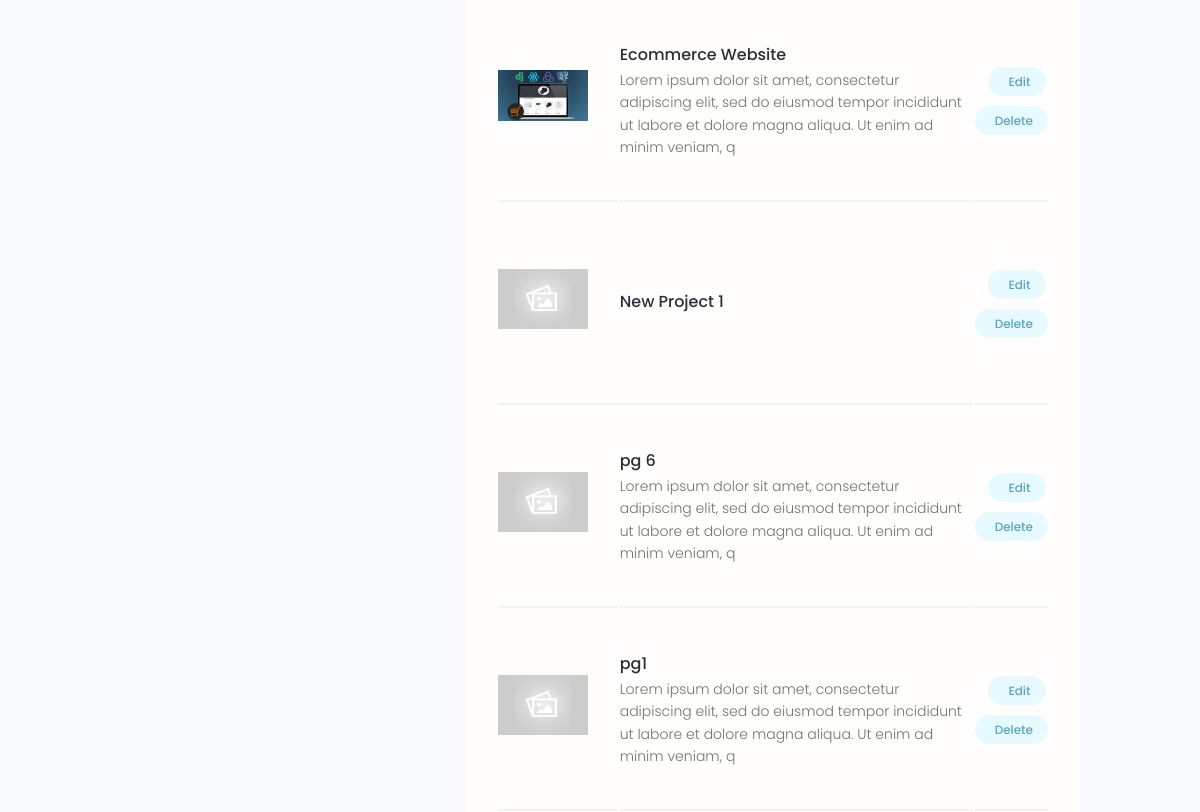
Before: /account/ (signed in, middle part) with the older database file.
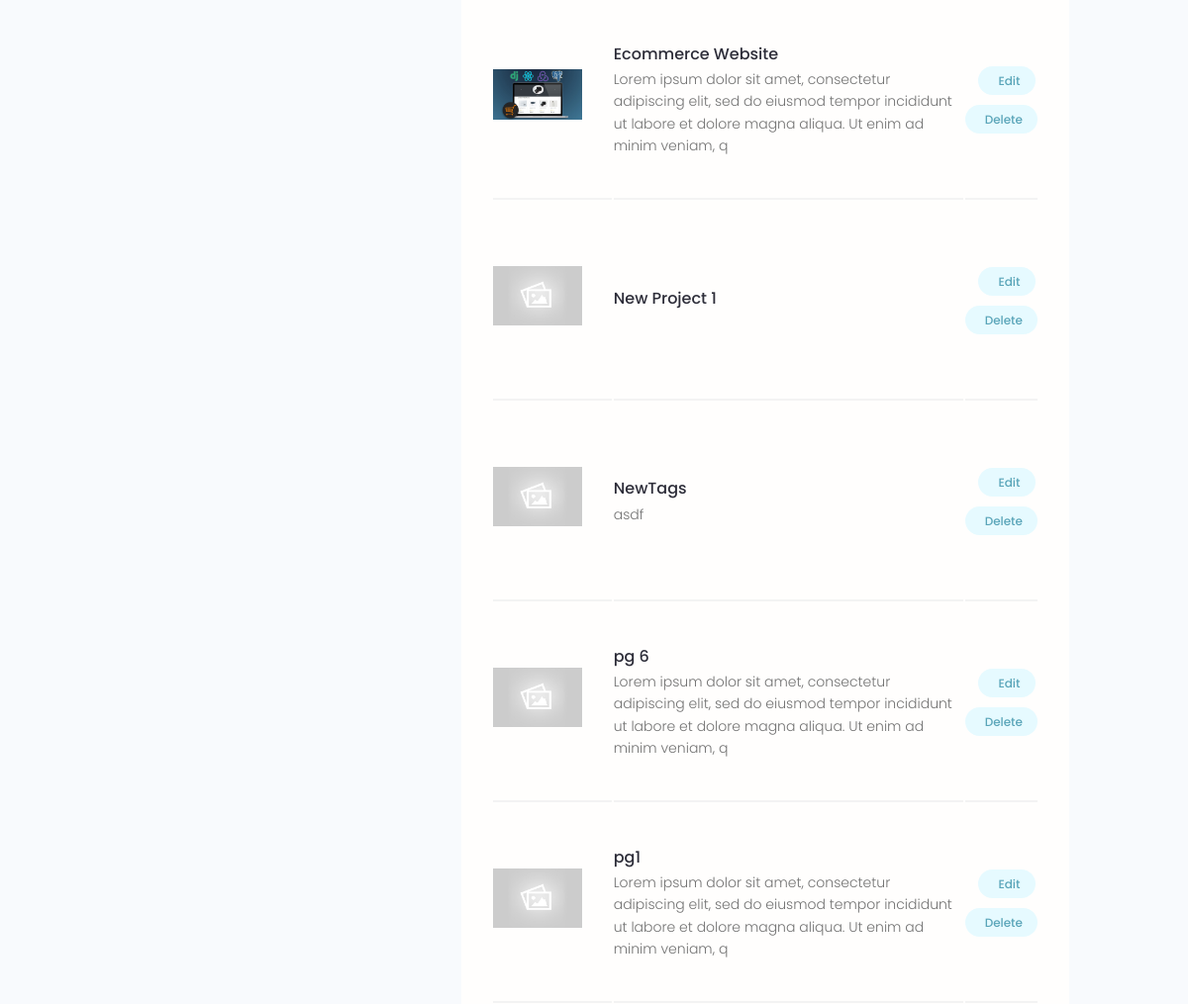
After: the same page with the newer database file.
### projects/models.py (models this page shows, shortened)
class Project(models.Model):
    id = models.UUIDField(default=uuid.uuid4, unique=True, primary_key=True, editable=False)
    owner = models.ForeignKey(Profile, null=True, blank=True, on_delete=models.CASCADE)
    title = models.CharField(max_length=200)
    description = models.TextField(null=True, blank=True)
    featured_image = models.ImageField(null=True, blank=True, default='default.jpg')
    demo_link = models.CharField(max_length=2000, null=True, blank=True)
    source_link = models.CharField(max_length=2000, null=True, blank=True)
    tags = models.ManyToManyField('Tag', blank=True)
    vote_total = models.IntegerField(default=0, null=True, blank=True)
    vote_ratio = models.IntegerField(default=0, null=True, blank=True)
    created = models.DateTimeField(auto_now_add=True)
    class Meta:
        ordering = ['-vote_ratio', '-vote_total', 'title']
    @property
    def image_url(self):
        try:
            url = self.featured_image.url
        except:
            url = ''
        return url

### users/views.py (the view)
# urls.py: path('account/', views.user_account, name='account'),
@login_required(login_url='login')
def user_account(request):
    profile = request.user.profile
    skills = profile.skill_set.all()
    projects = profile.project_set.all()
    context = {
        'profile': profile,
        'skills': skills,
        'projects': projects
    }
    return render(request, 'users/account.html', context)

### users/models.py (called while the page is built)
    def image_url(self):
        try:
            url = self.profile_image.url
        except:
            url = ''
        return url

### users/templates/users/account.html (shortened to what this page needs)
{% extends 'main.html' %}
{% block content %}
    <div class="container">
      <div class="layout">
        <div class="column column--1of3">
        </div>
        <div class="column column--2of3">
          <table class="settings__table">
              {% for project in projects %}
                <tr>
                  <td class="settings__thumbnail">
                    <a href="{% url 'project' project.id %}"><img src="{{ project.image_url}}" alt="Project Thumbnail" /></a>
                  </td>
                  <td class="settings__tableInfo">
                    <a href="{% url 'project' project.id %}">{{ project.title }}</a>
                    <p>
                        {{ project.description|slice:'150' }}
                    </p>
                  </td>
                  <td class="settings__tableActions">
                    <a class="tag tag--pill tag--main settings__btn" href="{% url 'update-project' project.id %}"> Edit</a>
                    <a class="tag tag--pill tag--main settings__btn" href="{% url 'delete-project' project.id %}?next=/account">
                      Delete</a>
                  </td>
                </tr>
              {% endfor %}
          </table>
        </div>
      </div>
    </div>
{% endblock %}

Changed rows visible on the page:
added Project: image_url (placeholder picture), title "NewTags", description "asdf"
